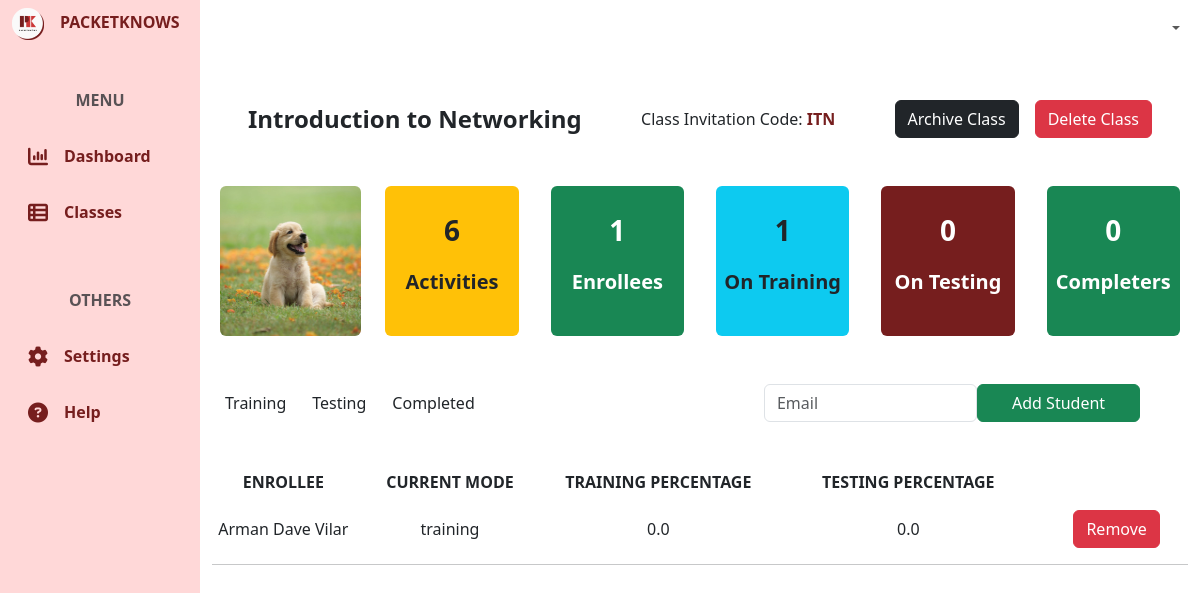
Page /classroom/class-dashboard/24/ on the committed database.
### classroom/models.py (models this page shows, shortened)
class Classroom(models.Model):
    name = models.CharField(max_length=255)
    code = models.CharField(max_length=255)
    description = models.CharField(max_length=255)
    icon = models.ImageField(upload_to='classroom/class-icons/', blank=True, null=True)
    section = models.CharField(max_length=50)
    school_year = models.CharField(max_length=50)
    instructor = models.ForeignKey(userModels.CustomUser, on_delete=models.CASCADE, related_name='instructor_classrooms', blank=True, null=True)
    students = models.ManyToManyField(userModels.CustomUser, through='Enrollment', related_name='enrolled_classrooms')
    course = models.ForeignKey(activityModels.Course, on_delete=models.CASCADE)
    is_active = models.BooleanField(default=True)
    date_updated = models.DateTimeField(auto_now=True)
    class Meta:
        ordering = ['-date_updated']
        verbose_name_plural = "Classrooms"

class Enrollment(models.Model):
    student = models.ForeignKey(userModels.CustomUser, on_delete=models.CASCADE)
    classroom = models.ForeignKey(Classroom, on_delete=models.CASCADE, )
    status = models.CharField(max_length=50, default="training")
    activities = models.ManyToManyField(activityModels.Activity, blank=True)
    date_updated = models.DateTimeField(auto_now=True)
    class Meta:
        verbose_name_plural = "Enrollments"

### classroom/views.py (the view)
# urls.py: path('class-dashboard/<int:classID>/', ClassroomViews.ClassDashboardView, name='classDashboard'),
def ClassDashboardView(request, classID):
    context={}
    if request.method == "POST":
        pass
    else:
        classroom = Classroom.objects.get(id=classID)
        context["classroom"] = classroom
        context["activityCount"] = BaseActivity.objects.filter(course=classroom.course).count()
        context["trainingCount"] = Enrollment.objects.filter(classroom=classroom, status="training").count()
        context["testingCount"] = Enrollment.objects.filter(classroom=classroom, status="testing").count()
        context["completedCount"] = Enrollment.objects.filter(classroom=classroom, status="completed").count()
        studentDatas = []
        students = classroom.students.all()
        for student in students:
            studentData = {}
            studentData["id"] = student.id
            studentData["name"] = f"{student.first_name} {student.last_name}"
            enrollment = Enrollment.objects.get(student=student, classroom=classroom)
            studentData["currentMode"] = enrollment.status
            studentData["trainingPercentage"] = computeTrainingProgressReport(student, classroom)["total_training_percentage"]
            studentData["testingPercentage"] = computeTestingProgressReport(student, classroom)["total_testing_percentage"]
            studentDatas.append(studentData)
        context["studentDatas"] = studentDatas
    return render(request, 'core/classes/instructor-class-dashboard.html', context)

### templates/core/classes/instructor-class-dashboard.html (shortened to what this page needs)
{% extends 'core/base.html' %}
{% block content %}
<div class="container-fluid h-100">
    <div class="row h-100">
        <div class="col-2 fixed-top bg-pink h-100" id="green">
            {% include 'core/components/sidebar.html'%}
        </div>
        <div class="col-md-10 ms-auto" style="padding: 0; overflow-x: hidden !important;">
            {% include 'core/components/topnav.html'%}
            <main class="mt-5 pt-1">
                <div class="my-5 px-5 container d-flex justify-content-between align-items-center">
                    <div class="fs-4 fw-bold">
                        {{classroom.name}}
                    </div>
                    <div class="">
                        Class Invitation Code: <span class="text-dark-red fw-bold">{{classroom.code}}</span>
                    </div>
                    <div class="d-flex gap-3">
                        <button id="archiveClassbtn" class="btn btn-dark" hx-post="{% url 'classroom:archiveClass' classID=classroom.id%}" hx-swap="none" >
                            {% if classroom.is_active == True%}
                            Archive Class
                            {% else %}
                            Unarchive Class
                            {% endif %}
                        </button>
                        <button id="deleteClassbtn" class="btn btn-danger" hx-post="{% url 'classroom:deleteClass' classID=classroom.id%}" hx-swap="none">
                            Delete Class
                        </button>
                    </div>
                </div>
                <div class="mx-1 row text-center text-white">
                    <div class="col-md-2 d-flex vertical-align-center">
                        <img class="mx-1 img-fluid rounded " src="{{classroom.icon.url}}" alt="" height="150px">
                    </div>
                    <div class="col-md-2 ">
                        <div class="mx-1 bg-warning rounded text-dark"  style="height:150px;">
                            <div class="d-flex flex-column justify-content-center align-items-center h-100">
                                <p class="fs-3 fw-bold">{{activityCount}}</p>
                                <p class="fs-5 fw-bold">Activities</p>
                            </div>
                        </div>
                    </div>
                    <div class="col-md-2 ">
                        <div class="mx-1 bg-success rounded"  style="height:150px;">
                            <div class="d-flex flex-column justify-content-center align-items-center h-100">
                                <p class="fs-3 fw-bold">{{classroom.students.all.count}}</p>
                                <p class="fs-5 fw-bold">Enrollees</p>
                            </div>
                        </div>
                    </div>
                    <div class="col-md-2 ">
                        <div class="mx-1 bg-info rounded text-dark"  style="height:150px;">
                            <div class="d-flex flex-column justify-content-center align-items-center h-100">
                                <p class="fs-3 fw-bold">{{trainingCount}}</p>
                                <p class="fs-5 fw-bold">On Training</p>
                            </div>
                        </div>
                    </div>
                    <div class="col-md-2 ">
                        <div class="mx-1 bg-dark-red rounded"  style="height:150px;">
                            <div class="d-flex flex-column justify-content-center align-items-center h-100">
                                <p class="fs-3 fw-bold">{{testingCount}}</p>
                                <p class="fs-5 fw-bold">On Testing</p>
                            </div>
                        </div>
                    </div>
                    <div class="col-md-2 ">
                        <div class="mx-1 bg-success rounded"  style="height:150px;">
                            <div class="d-flex flex-column justify-content-center align-items-center h-100">
                                <p class="fs-3 fw-bold">{{completedCount}}</p>
                                <p class="fs-5 fw-bold">Completers</p>
                            </div>
                        </div>
                    </div>
                </div>
                <div class="container mt-5 ">
                    <div class="d-flex gap-2 mb-5 justify-content-between">
                        <div class="d-flex">
                            <button class="btn " hx-get="{% url 'classroom:getStudents' classroomID=classroom.id status='training' %}" hx-target="#studentsContainer">Training</button>
                            <button class="btn " hx-get="{% url 'classroom:getStudents' classroomID=classroom.id status='testing' %}" hx-target="#studentsContainer">Testing</button>
                            <button class="btn " hx-get="{% url 'classroom:getStudents' classroomID=classroom.id status='completed' %}" hx-target="#studentsContainer">Completed</button>
                        </div>
                        <form hx-post="{% url 'classroom:enrollStudent' classroomID=classroom.id%}" hx-swap="none">
                            <div class="d-flex me-5">
                                <input name="studentEmail" type="text" class="form-control w-100" id="enrollStudent" aria-describedby="enrollStudent" placeholder="Email">
                                <button type="submit" class="btn btn-success w-75" id="addStudent">Add Student</button>
                            </div>
                        </form>
                    </div>
                    <div class="row text-center fw-bold my-3">
                        <div class="col-2">ENROLLEE</div>
                        <div class="col-2">CURRENT MODE</div>
                        <div class="col-3">TRAINING PERCENTAGE</div>
                        <div class="col-3">TESTING PERCENTAGE</div>
                        <div class="col-2"></div>
                    </div>
                    <div id="studentsContainer">
                        {% include 'core/classes/instructor-class-dashboard-student-partial.html'%}
                    </div>
                </div>
            </main>
        </div>
    </div>
</div>
{% endblock %}

### templates/core/classes/instructor-class-dashboard-student-partial.html
{% for studentdata in studentDatas %}
<a href="{% url 'core:progressReportTrainingInstructor' classSlug=classroom.code userID=studentdata.id %}" class="text-dark text-decoration-none">
    <div class="row text-center align-items-center">
        <div class="col-2">{{studentdata.name}}</div>
        <div class="col-2">{{studentdata.currentMode}}</div>
        <div class="col-3">{{studentdata.trainingPercentage}}</div>
        <div class="col-3">{{studentdata.testingPercentage}}</div>
        <div class="col-2">
            <button class="btn btn-danger removeStudent" hx-post="{% url 'classroom:removeStudent' userID=studentdata.id classID=classroom.id %}">
                Remove
            </button>
        </div>
    </div>
    <hr>
</a>
{% endfor %}

### static/css/global.css (style rules this page uses)
.text-dark-red { color:#761E1E; }
.bg-dark-red { background-color: #761E1E; }
.bg-pink { background-color: #FFD8D8; }

### rows in the picture
Classroom: name "Introduction to Networking", code "ITN", icon (picture), students.all.count "1"
Enrollment: currentMode "training"

### other values in the picture
{{ activityCount }} "6"
{{ trainingCount }} "1"
{{ testingCount }} "0"
{{ completedCount }} "0"
{{ studentdata.name }} "Arman Dave Vilar"
{{ studentdata.trainingPercentage }} "0.0"
{{ studentdata.testingPercentage }} "0.0"
